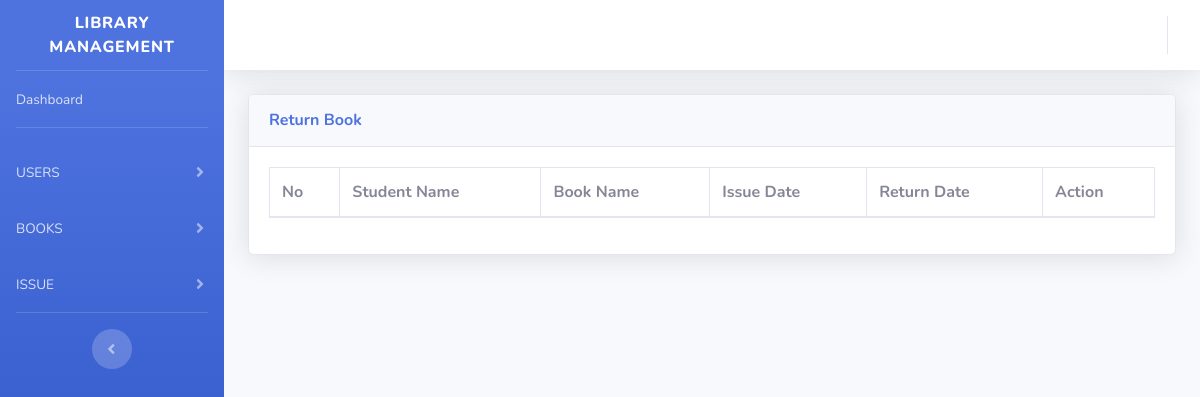
The app's page /templates/startbootstrap-sb-admin-2-gh-pages/admin_manage_issuebook.php (signed in), older data.
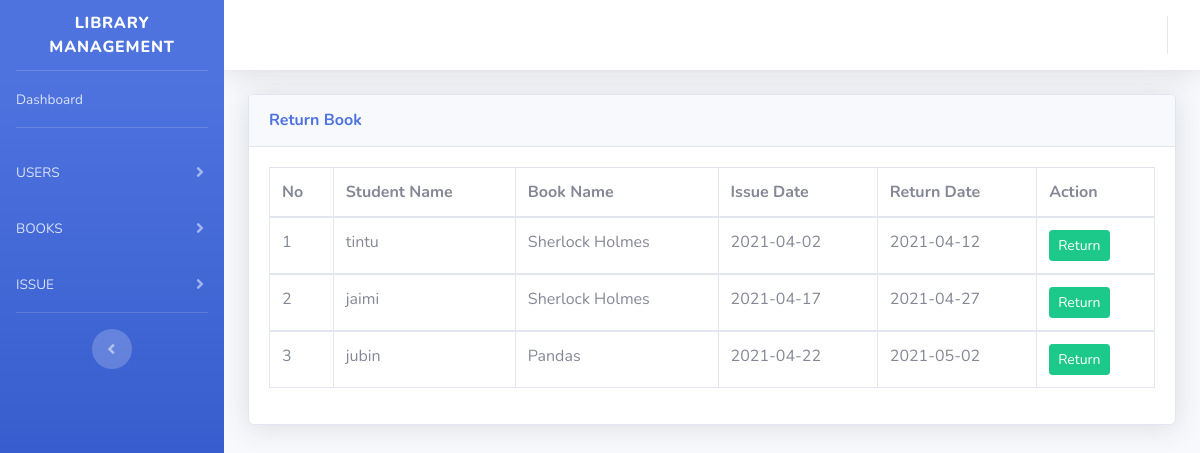
The same page, newer data.
### tables this page shows
CREATE TABLE `book_issue` (
  `issue_id` int(10) NOT NULL,
  `book_id` int(10) NOT NULL,
  `l_id` int(10) NOT NULL,
  `library_no` int(10) NOT NULL,
  `isbn_no` int(10) NOT NULL,
  `issue_date` date NOT NULL,
  `return_date` date NOT NULL,
  `status` varchar(10) NOT NULL
);

CREATE TABLE `book_table` (
  `book_id` int(10) NOT NULL,
  `category_id` int(10) NOT NULL,
  `book_title` varchar(40) NOT NULL,
  `book_author` varchar(40) NOT NULL,
  `second_author` varchar(40) NOT NULL,
  `third_author` varchar(40) NOT NULL,
  `year_of_publish` int(20) NOT NULL,
  `edition` varchar(20) NOT NULL,
  `isbn_no` int(20) NOT NULL,
  `book_status` varchar(20) NOT NULL
);

### templates/startbootstrap-sb-admin-2-gh-pages/admin_manage_issuebook.php (the view, shortened to what this page needs)
<?php
$con=mysqli_connect("localhost","root","","library_management")or die("Couldn't connect to server");
?>
<!DOCTYPE html>
<html lang="en">
<head>
    <link href="vendor/fontawesome-free/css/all.min.css" rel="stylesheet" type="text/css">
    <link href="css/sb-admin-2.min.css" rel="stylesheet">
    <link href="vendor/datatables/dataTables.bootstrap4.min.css" rel="stylesheet">
</head>
<body id="page-top">
    <div id="wrapper">
        <ul class="navbar-nav bg-gradient-primary sidebar sidebar-dark accordion" id="accordionSidebar">
            <a class="sidebar-brand d-flex align-items-center justify-content-center" href="Dashbord.php">
                <div class="sidebar-brand-text mx-3">Library Management </div>
            </a>
            <hr class="sidebar-divider my-0">
            <li class="nav-item">
                <a class="nav-link" href="Dashbord.php">
                    <span>Dashboard</span></a>
            </li>
            <hr class="sidebar-divider">
            <li class="nav-item">
                <a class="nav-link collapsed" href="#" data-toggle="collapse" data-target="#collapseTwo"
                    aria-expanded="true" aria-controls="collapseTwo">
                    <span>USERS</span>
                </a>
            </li>
            <li class="nav-item">
                <a class="nav-link collapsed" href="#" data-toggle="collapse" data-target="#collapseUtilities"
                    aria-expanded="true" aria-controls="collapseUtilities">
                    <span>BOOKS</span>
                </a>
            </li>
            <li class="nav-item">
                <a class="nav-link collapsed" href="#" data-toggle="collapse" data-target="#collapseUtilitie"
                    aria-expanded="true" aria-controls="collapseUtilities">
                    <span>ISSUE</span>
                </a>
            </li>
            <hr class="sidebar-divider">
            <div class="text-center d-none d-md-inline">
                <button class="rounded-circle border-0" id="sidebarToggle"></button>
            </div>
        </ul>
        <div id="content-wrapper" class="d-flex flex-column">
            <div id="content">
                <nav class="navbar navbar-expand navbar-light bg-white topbar mb-4 static-top shadow">
                    <ul class="navbar-nav ml-auto">
                    </ul>
                </nav>
                <div class="container-fluid">
                    <div class="card shadow mb-4">
                        <div class="card-header py-3">
                            <h6 class="m-0 font-weight-bold text-primary">Return Book</h6>
                        </div>
                        <div class="card-body">
                            <div class="table-responsive">
                                <table class="table table-bordered" id="dataTable" width="100%" cellspacing="0">
                                <thead>
                                        <tr>
                                            <th>No </th>
                                            <th>Student Name</th>
                                            <th>Book Name</th>
                                            <th>Issue Date</th>
                                            <th>Return Date</th>
                                            <th>Action</th>
                                        </tr>
                                    </thead>
<?php
$sql = "SELECT a.book_id, a.book_title, b.issue_id , b.book_id, b.issue_date, b.return_date, b.l_id, b.status, l.l_id, l.username FROM book_table a, book_issue b, login l
        WHERE a.book_id = b.book_id and b.l_id = l.l_id and status = '0' ";
        $result = mysqli_query($con, $sql);
        $count = 1;
        while($row = mysqli_fetch_array($result))
        {
?>
                                    <tbody>
                                        <tr>
                                            <?php echo "<td>" .$count++ ."</td>"; ?>
                                            <?php echo " <td>" .$row["username"] ."</td>";?>
                                            <?php echo " <td>" .$row["book_title"] ."</td>";?>
                                            <?php echo " <td>" .$row["issue_date"] ."</td>";?>
                                            <?php echo " <td>" .$row["return_date"] ."</td>";?>
                                            <?php echo "<td><a href='../startbootstrap-sb-admin-2-gh-pages/PHP/return.php?x=" .$row['issue_id']. " ' class = 'btn btn-success btn-sm'>Return</a></td>"; ?>
                                        </tr>
                                    </tbody>
        <?php
        }
        ?>
                                </table>
                            </div>
                        </div>
                    </div>
                </div>
            </div>
        </div>
    </div>
</body>
</html>

Row changes from the older to the newer data that the page shows:
added book_issue: l.username "tintu", book.book_title "Sherlock Holmes", issue_date "2021-04-02", return_date "2021-04-12"
added book_issue: l.username "jaimi", book.book_title "Sherlock Holmes", issue_date "2021-04-17", return_date "2021-04-27"
added book_issue: l.username "jubin", book.book_title "Pandas", issue_date "2021-04-22", return_date "2021-05-02"
